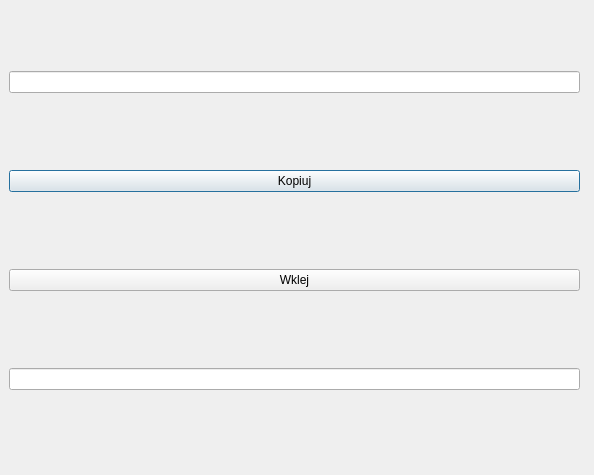
<?xml version="1.0" encoding="UTF-8"?>
<ui version="4.0">
 <class>Dialog</class>
 <widget class="QDialog" name="Dialog">
  <property name="geometry">
   <rect>
    <x>0</x>
    <y>0</y>
    <width>594</width>
    <height>475</height>
   </rect>
  </property>
  <property name="windowTitle">
   <string>Dialog</string>
  </property>
  <widget class="QWidget" name="verticalLayoutWidget">
   <property name="geometry">
    <rect>
     <x>9</x>
     <y>0</y>
     <width>571</width>
     <height>461</height>
    </rect>
   </property>
   <layout class="QVBoxLayout" name="verticalLayout">
    <item>
     <widget class="QLineEdit" name="dataEdit"/>
    </item>
    <item>
     <widget class="QPushButton" name="copyButton">
      <property name="text">
       <string>Kopiuj</string>
      </property>
     </widget>
    </item>
    <item>
     <widget class="QPushButton" name="pasteButton">
      <property name="text">
       <string>Wklej</string>
      </property>
     </widget>
    </item>
    <item>
     <widget class="QLineEdit" name="resultEdit"/>
    </item>
   </layout>
  </widget>
 </widget>
 <resources/>
 <connections/>
</ui>
